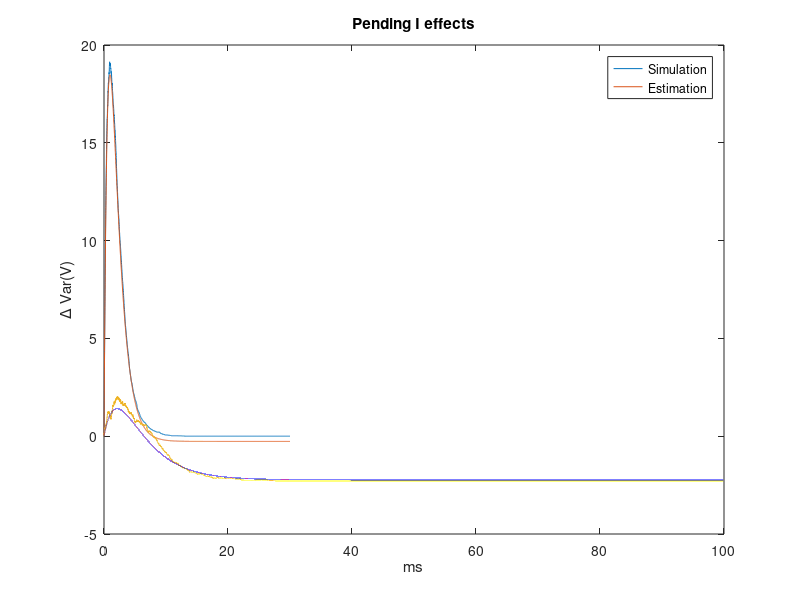

The MATLAB source for this figure:
%% Pending E spike
dt = 0.01;
duration = 30;
init_var = 10;
init_mean = 10;
num_neuron = 3000;
HE = 3;
SE = 5;
tauE = 1.4;
d = rand(1, num_neuron)*sqrt(init_var) + init_mean;
var0 = var(d);

% Simulation
pending_E = exprnd(tauE, HE, num_neuron);
times = 0:dt:duration;
num_t = size(times,2);
d_varS = zeros(num_t, 1);
d_varS(1) = 0;
for i=2:num_t
    bool_index = pending_E > times(i-1) & pending_E <= times(i);
    sum_E = sum(bool_index,1);
    d  = d + sum_E*SE;
    d_varS(i) = var(d) - var0;
end

% Estimation
var_temp = var0;
d_varE = zeros(num_t,1);
d_varE(1) = 0;
for i =2:num_t
    var_temp = var_temp + HE*dt*(-1/tauE*exp(-times(i)/tauE) + 2/tauE*exp(-2*times(i)/tauE))*SE^2;
    d_varE(i) = var_temp - var0;
end


plot(times, d_varS);
hold on;
plot(times, d_varE);
xlabel('ms');
ylabel('\Delta Var(V)');
title('Pending E effects');
legend('Simulation', 'Estimation');

%% Pending I spikes
dt = 0.001;
duration = 100;
init_var = 40;
init_mean = 40;
num_neuron = 3000;
HI = 1;
SI = 4.91;
tauI = 4.5;
d = randn(1, num_neuron)*sqrt(init_var) + init_mean;
var0 = var(d);
m0 = mean(d);

% Simulation
pending_I = exprnd(tauI, HI, num_neuron);
times = 0:dt:duration;
num_t = size(times,2);
d_varS = zeros(num_t, 1);
d_varS(1) = 0;
for i=2:num_t
    bool_index = pending_I > times(i-1) & pending_I <= times(i);
    sum_I = sum(bool_index,1);
    d = (d+66).*(1-SI/166).^(sum_I)-66;
    d_varS(i) = var(d) - var0;
end

% Estimation
var_temp = var0;
m_temp = m0;
d_varE = zeros(num_t,1);
d_varE(1) = 0;
for i =2:num_t
    t = times(i);
    m_temp = m_temp + HI*(m_temp +66)*(-1/tauI*exp(-times(i)/tauI))*SI/166*dt;
%     a = 1+HI*dt*((1/tauI*exp(-times(i)/tauI))*(1-SI/166)^2 -1/tauI*exp(-times(i)/tauI));
%     b = HI*dt*(2/tauI*exp(-2*times(i)/tauI) - 1/tauI*exp(-t/tauI))*(SI/166)^2*(10+66)^2;
%     var_temp = (var_temp - b/(1-a))^HI + b/(1-a);
     var_temp = var_temp + HI*dt*(var_temp*((1/tauI*exp(-times(i)/tauI))*(1-SI/166)^2 -1/tauI*exp(-times(i)/tauI))+...
         (2/tauI*exp(-2*times(i)/tauI) - 1/tauI*exp(-t/tauI))*(SI/166)^2*(m_temp+66)^2);
    d_varE(i) = var_temp - var0;
end


plot(times, d_varS);
hold on;
plot(times, d_varE);
xlabel('ms');
ylabel('\Delta Var(V)');
title('Pending I effects');
legend('Simulation', 'Estimation');